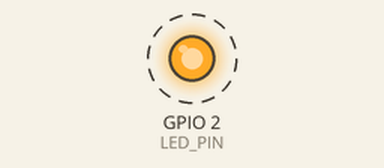
A sketch run on a simulated ESP32. Shown: output pins drawn as LEDs (lit = HIGH). Dashed ring = blinking. What the sketch prints to the serial monitor is not drawn.

Above: at 0.2 s.
Timing chart, 0 to 3.0 s (numbered marks = the images above):
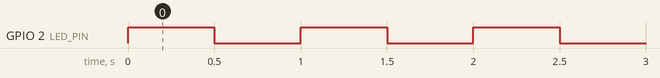

Measured:
- by itself, GPIO 2 (LED_PIN): alternates HIGH for 0.50 s and LOW for 0.50 s

The sketch:

test_01_blink_serial.ino
```cpp
// Bench test 1: is the board alive, and can we talk to it?
// Needs: ESP32 on USB only. Nothing else connected.
// PASS: the onboard LED blinks and the Serial Monitor (115200 baud)
//       prints an uptime number every second.

#define LED_PIN 2   // onboard LED on most ESP32 DevKit boards

void setup() {
  Serial.begin(115200);
  pinMode(LED_PIN, OUTPUT);
  Serial.println("Bench test 1: board is alive");
}

void loop() {
  digitalWrite(LED_PIN, HIGH);
  Serial.print("uptime ms: ");
  Serial.println(millis());
  delay(500);      // delay() is fine in tests; we only do one thing here
  digitalWrite(LED_PIN, LOW);
  delay(500);
}
```
